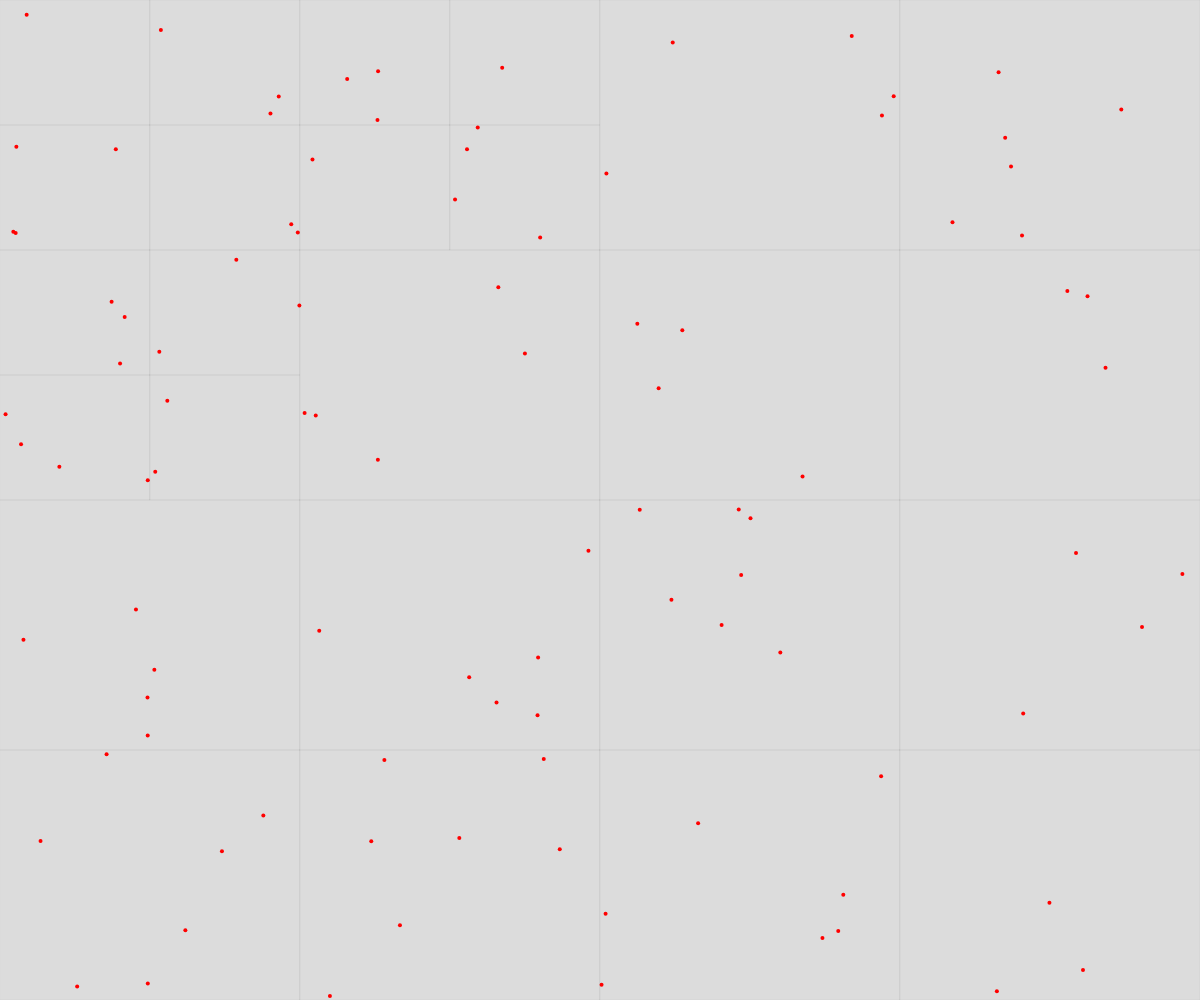
Frame 1 (no input)
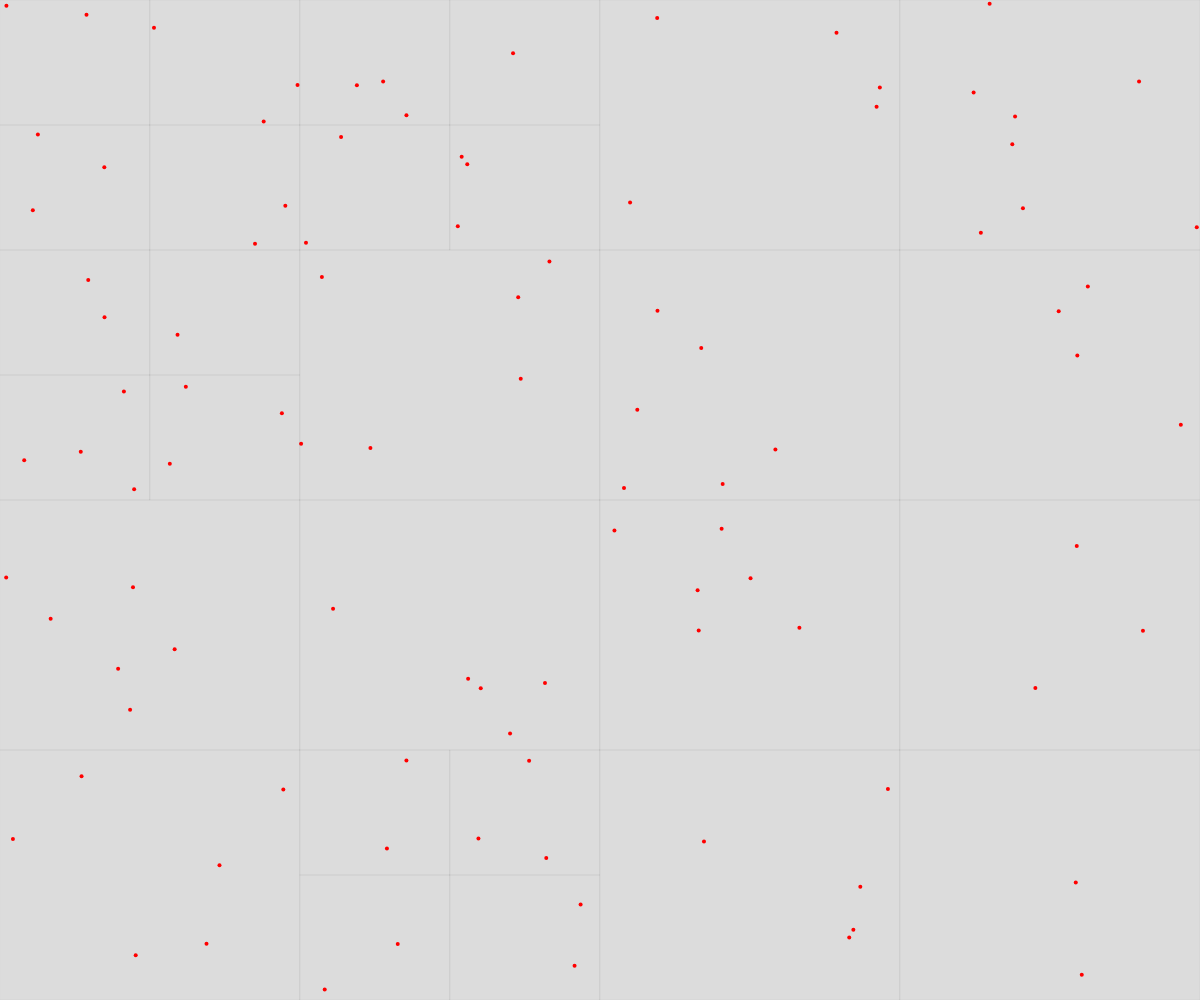
Frame 60 (no input)
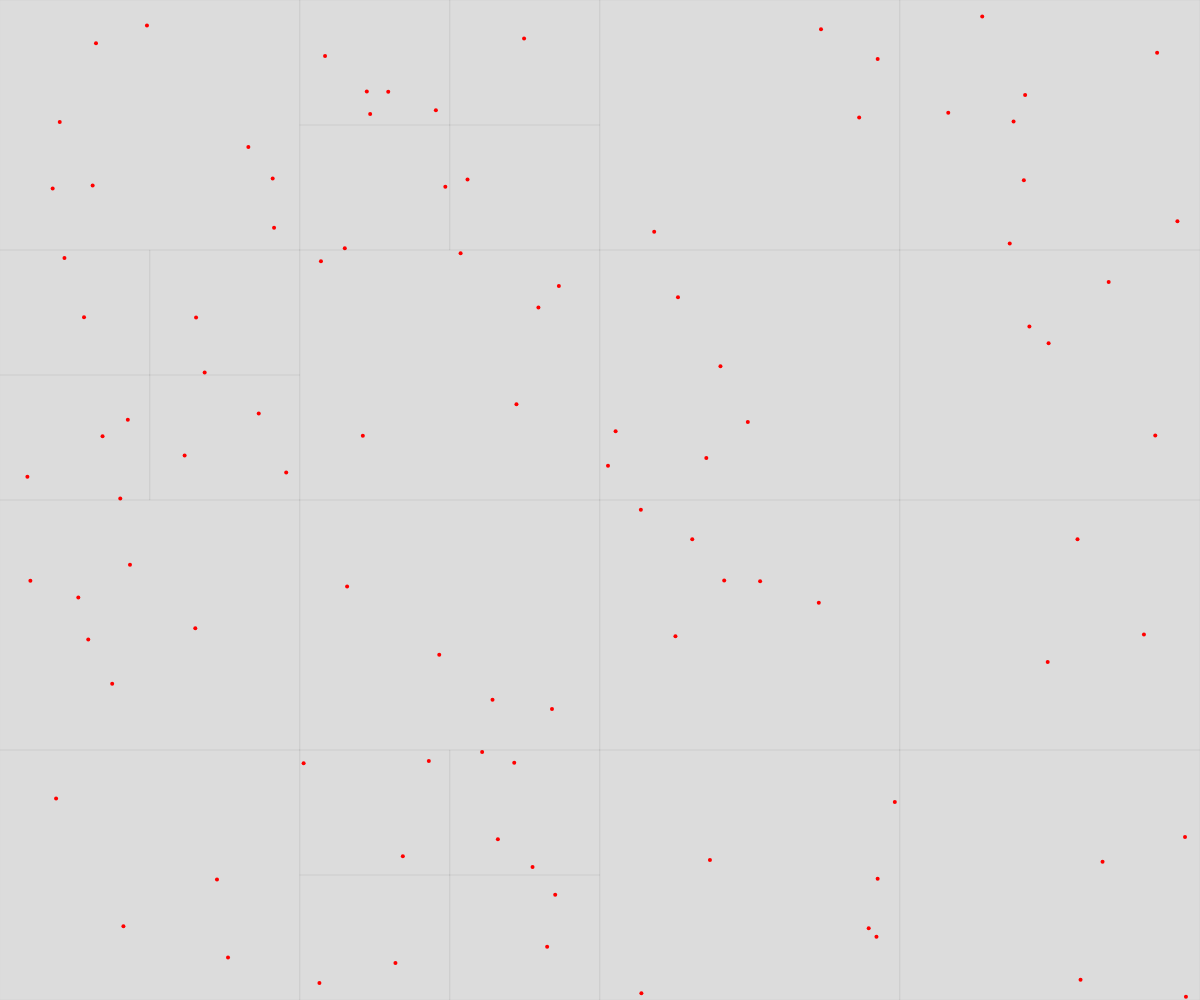
Frame 120 (the mouse pressed at the canvas centre since frame 60)

The p5.js sketch that drew these frames (run headless with seeded random() and noise() and a simulated clock; from frame 60 on, the mouse is pressed at the canvas centre):

// p5.js sketch
// ── sketch.js

function setup() {
  createCanvas(WIDTH, HEIGHT);
}

function generatePoints(count) {
  const points = [];
  for (let i = 0; i < count; i++) {
    const randomX = Math.floor(Math.random() * WIDTH);
    const randomY = Math.floor(Math.random() * HEIGHT);
    const xVel = Math.random() * 0.5 * (Math.random() < 0.5 ? -1 : 1);
    const yVel = Math.random() * 0.5 * (Math.random() < 0.5 ? -1 : 1);

    points.push({
      x: randomX,
      y: randomY,
      xVel,
      yVel
    });
  }

  return points;
}

const allPoints = generatePoints(100);

function draw() {
  background(220);

  // Update all points
  for (const p of allPoints) {
    p.x += p.xVel;
    p.y += p.yVel;

    // Wrap around
    if (p.x > WIDTH) {
      p.x -= WIDTH;
    } else if (p.x < 0) {
      p.x = WIDTH;
    }

    if (p.y > HEIGHT) {
      p.y -= HEIGHT;
    } else if (p.y < 0) {
      p.y = HEIGHT;
    }
  }

  // Draw all points
  stroke(255, 0, 0);
  strokeWeight(4);
  for (let p of allPoints) {
    point(p.x, p.y)
  }

  // Generate quadtree
  const allRegions = quadTree(WIDTH, HEIGHT, allPoints);

  // Draw Quadtree regions
  noFill();
  strokeWeight(1);
  stroke(0, 0, 0, 10);
  for (let r of allRegions) {
    rect(r.x, r.y, r.width, r.height);
  }
}

// ── quadtree.js
const WIDTH = window.innerWidth;
const HEIGHT = window.innerHeight;
const MAX_POINTS = 8;

// Splits region into quadrants
function splitRegion(region) {
	const { x, y, width, height, points } = region;
	const midX = x + width / 2;
	const midY = y + height / 2;

	// Create quadrants
	const subregions = [
		{ x, y, width: width / 2, height: height / 2, points: [] },
		{ x: midX, y, width: width / 2, height: height / 2, points: [] },
		{ x, y: midY, width: width / 2, height: height / 2, points: [] },
		{ x: midX, y: midY, width: width / 2, height: height / 2, points: [] }
	];

	// Assign each point to the correct quadrant
	for (const p of points) {
		for (const r of subregions) {
			if (p.x >= r.x && p.x <= r.x + r.width
				&& p.y >= r.y && p.y <= r.y + r.height
			) {
				r.points.push(p);
				break;
			}
		}
	}

	return subregions;
}

// Returns flat list of all regions
function quadTree(width, height, points) {
	const allRegions = [];
	const rootRegion = {
		x: 0,
		y: 0,
		width,
		height,
		points: points
	}

	// Recusivley generate quadtree
	function subDivide(region) {
		// Base case: valid quadrant
		if (region.points.length <= MAX_POINTS) {
			allRegions.push(region);
			return;
		}

		// Split region into quadrants
		const subRegions = splitRegion(region);

		// Now try to subDivide each region
		for (const r of subRegions) {
			subDivide(r);
		}
	}

	subDivide(rootRegion);

	return allRegions;
}
